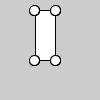
Frame 1 (no input)
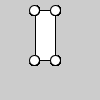
Frame 60 (the mouse pressed at the canvas centre just before this capture)
Frame 120 (the mouse held since frame 60 and released just before this capture): identical to frame 60, image omitted

The Processing sketch that drew these frames (run headless with seeded random() and noise(); from frame 60 on, the mouse is pressed at the canvas centre):

// Processing sketch: Biler
// ── Biler.pde
Bil bil1;

void setup() {
bil1 = new Bil();
}

void draw() {
bil1.display();
}

class Bil {
hjul h = new hjul();
hjul h1 = new hjul();
hjul h2 = new hjul();
hjul h3 = new hjul();

Bil() {


h.x=10;
h.y=20;
h1.x =10;
h1.y=10;
}



void display() {
rect(35, 10, 20, 50);
h.display();
h1.display();
h2.display();
h3.display();
}
}



class hjul {
float x, y;
void display()
{
ellipse(34, 10, 10, 10);
ellipse(55, 10, 10, 10);
ellipse(34, 60, 10, 10);
ellipse(55, 60, 10, 10);
}
}



class lygter {
void display() {
ellipse(5, 5, 20, 20);
}
}
